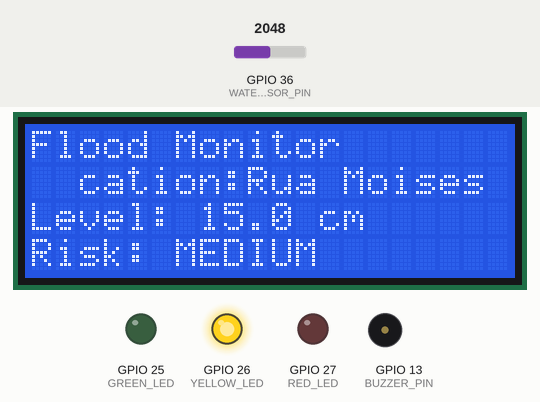
Recording of a sketch running on a simulated ESP32. On the bench: 20×4 character LCD, output pins drawn as LEDs (lit = HIGH), buzzer (waves = sounding). The inputs (shaded band) are chosen by the test bench; at power-on: GPIO 36 (WATER_SENSOR_PIN) = 2048. WiFi joins after 1.5 s; servers stay silent unless stated; no MQTT or app messages arrive unless stated; what the sketch prints to the serial monitor is not drawn.

Above: at 2.8 s.
2.9 s: GPIO 36 (WATER_SENSOR_PIN) set to 2820
At 6.4 s:
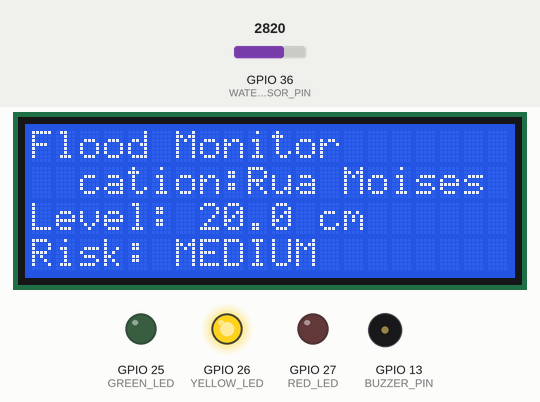
7.9 s: GPIO 36 (WATER_SENSOR_PIN) set to 2904
At 11.0 s:
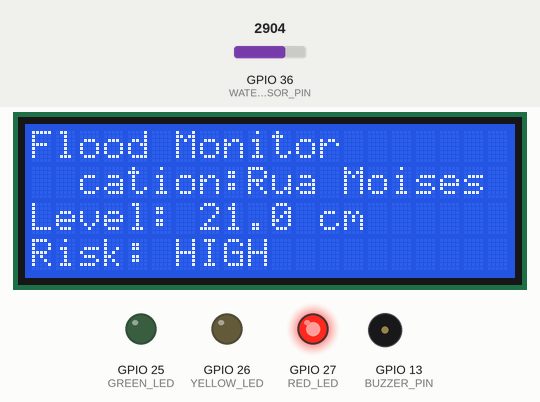
16.3 s: GPIO 36 (WATER_SENSOR_PIN) set to 1228
At 19.8 s:
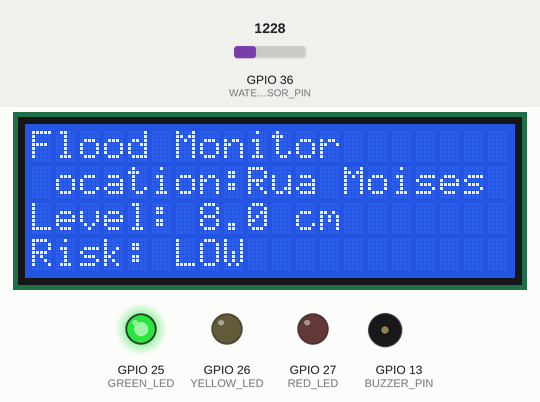
Timing chart, 0 to 21.3 s (numbered marks = the images above; inputs shaded):
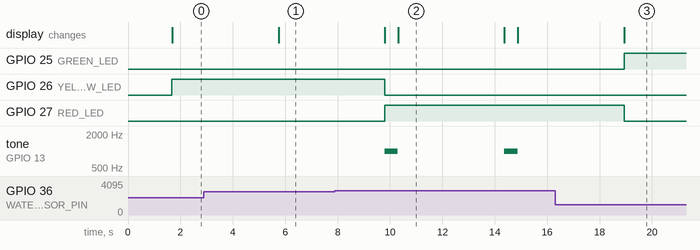

Measured:
- the behaviour switches between 2866 and 2867 on GPIO 36 (WATER_SENSOR_PIN) (found by bisection; images 1 and 2)
- after the input at 2.9 s, the display: changes after 2.9 s (image 1)
- after the input at 7.9 s, GPIO 26 (YELLOW_LED): HIGH → LOW after 1.9 s; GPIO 27 (RED_LED): LOW → HIGH after 1.9 s; tone on GPIO 13 (BUZZER_PIN): alternates 1000 Hz for 0.50 s and silent for 4.1 s, starting after 1.9 s; the display: first changes after 1.9 s (image 2 shows a later state)
- after the input at 16.3 s, GPIO 25 (GREEN_LED): LOW → HIGH after 2.6 s; GPIO 27 (RED_LED): HIGH → LOW after 2.6 s; tone on GPIO 13 (BUZZER_PIN): stops changing and stays silent; the display: changes after 2.6 s (image 3)
- what the display in image 2 shows lasts 4.1 s, from 10.3 s to 14.4 s

The sketch:

main.ino
```cpp
#include <Wire.h>
#include <LiquidCrystal_I2C.h>
#include <WiFi.h>
#include <PubSubClient.h>


#define WATER_SENSOR_PIN 36
#define BUZZER_PIN 13

#define GREEN_LED 25
#define YELLOW_LED 26
#define RED_LED 27

LiquidCrystal_I2C lcd(0x27, 20, 4);

String sensorID = "Rua Moises";


const char* ssid = "Wokwi-GUEST";
const char* password = "";
const char* mqttServer = "test.mosquitto.org";
const int mqttPort = 1883;


WiFiClient espClient;
PubSubClient client(espClient);


void setup() {
  Serial.begin(115200);


  pinMode(WATER_SENSOR_PIN, INPUT);
  pinMode(BUZZER_PIN, OUTPUT);
  pinMode(GREEN_LED, OUTPUT);
  pinMode(YELLOW_LED, OUTPUT);
  pinMode(RED_LED, OUTPUT);


  lcd.init();
  lcd.backlight();


  WiFi.begin(ssid, password);
  while (WiFi.status() != WL_CONNECTED) {
    delay(500);
    Serial.print(".");
  }
  Serial.println("\nConectado ao Wi-Fi!");
  client.setServer(mqttServer, mqttPort);
  while (!client.connected()) {
    Serial.print("Conectando ao MQTT...");
    if (client.connect("ESP32")) {
      Serial.println("Conectado!");
    } else {
      Serial.print("Erro: ");
      Serial.println(client.state());
      delay(2000);
    }
  }
}


void loop() {

  int waterLevel = analogRead(WATER_SENSOR_PIN);


  float level_cm = map(waterLevel, 0, 4095, 0, 30);
  int percent = map(waterLevel, 0, 4095, 0, 100);

  lcd.clear();


  lcd.setCursor(0, 0);
  lcd.print("Flood Monitor");


  lcd.setCursor(0, 1);
  lcd.print("Location:");
  lcd.print(sensorID);


  lcd.setCursor(0, 2);
  lcd.print("Level: ");
  lcd.print(level_cm, 1);
  lcd.print(" cm        ");


  String risk = "";
  if (percent < 30) {
    risk = "LOW";
  } else if (percent < 70) {
    risk = "MEDIUM";
  } else {
    risk = "HIGH";
  }

  setRiskLevel(risk);
  lcd.setCursor(0, 3);
  lcd.print("Risk: " + risk);


  String json = "{\"location\":\"" + sensorID + "\",\"level_cm\":" + String(level_cm, 1) + ",\"risk\":\"" + risk + "\"}";
  Serial.println(json);


  client.publish("flood-monitor/data", json.c_str(),false);

  delay(4000);
}

void setRiskLevel(String level) {
  if (level == "LOW") {
    digitalWrite(GREEN_LED, HIGH);
    digitalWrite(YELLOW_LED, LOW);
    digitalWrite(RED_LED, LOW);
    digitalWrite(BUZZER_PIN, LOW);
  } else if (level == "MEDIUM") {
    digitalWrite(GREEN_LED, LOW);
    digitalWrite(YELLOW_LED, HIGH);
    digitalWrite(RED_LED, LOW);
    digitalWrite(BUZZER_PIN, LOW);
  } else if (level == "HIGH") {
    digitalWrite(GREEN_LED, LOW);
    digitalWrite(YELLOW_LED, LOW);
    digitalWrite(RED_LED, HIGH);
    tone(BUZZER_PIN, 1000);
    delay(500);
    noTone(BUZZER_PIN);
  }

}
```
